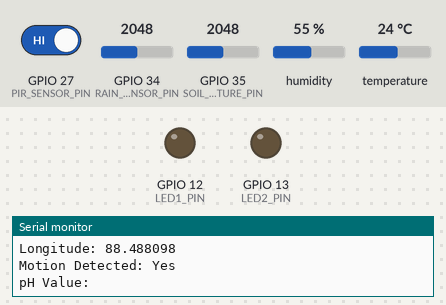
This sketch was run on a simulated ESP32. Parts: output pins drawn as LEDs (lit = HIGH), the last lines printed to the serial monitor. The inputs (shaded band) are chosen by the test bench; at power-on: GPIO 35 (SOIL_MOISTURE_PIN) = 2048, GPIO 27 (PIR_SENSOR_PIN) HIGH, GPIO 34 (RAIN_SENSOR_PIN) = 2048, humidity 55 %, temperature 24 °C. WiFi joins after 1.5 s; servers stay silent unless stated; pins used as bus, display or sensor lines are not drawn.

Above: at 3.2 s.
3.3 s: GPIO 35 (SOIL_MOISTURE_PIN) set to 3247
8.0 s: GPIO 35 (SOIL_MOISTURE_PIN) set to 3345
At 10.2 s:
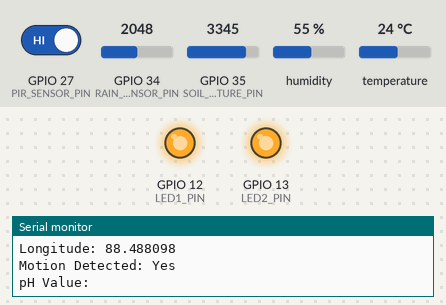
19.1 s: GPIO 35 (SOIL_MOISTURE_PIN) set to 1217
21.6 s: GPIO 35 (SOIL_MOISTURE_PIN) set to 1157
At 23.1 s:
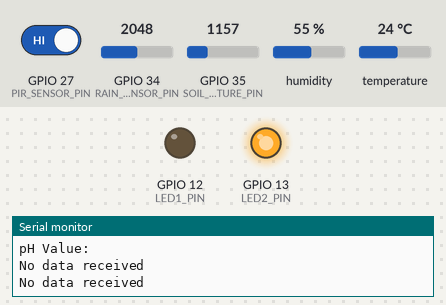
Timing chart, 0 to 24.3 s (numbered marks = the images above; inputs shaded):
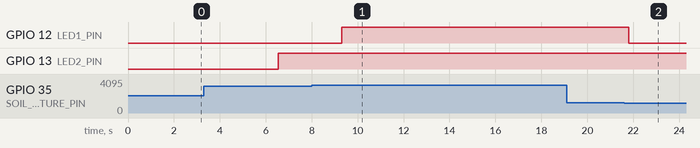

The sketch:

Smart_agro_7.ino
```cpp
#include <TinyGPS++.h>
#include <DHT.h>
#include <WiFi.h>
#include <HTTPClient.h>
#include <ArduinoJson.h>

// WiFi credentials
const char* ssid = "esp-access";
const char* password = "87654321";

// MAX485 control pins (you can adjust these to any available GPIO pins on the ESP32)
#define RE 32
#define DE 33

// Sensor pin definitions
#define SOIL_MOISTURE_PIN 35  // Soil moisture sensor analog pin
#define RAIN_SENSOR_PIN 34    // Rain sensor analog pin
#define DHT_PIN 26            // DHT11 sensor pin
#define DHT_TYPE DHT11        // Define the DHT sensor type
#define PIR_SENSOR_PIN 27     // PIR sensor digital pin

// LED pins
#define LED1_PIN 12           // LED for soil moisture condition
#define LED2_PIN 13           // LED for NPK condition

// Command bytes for Modbus RTU communication
const byte nitro[] = {0x01, 0x03, 0x00, 0x1e, 0x00, 0x01, 0xe4, 0x0c};  // Nitrogen
const byte phos[]  = {0x01, 0x03, 0x00, 0x1f, 0x00, 0x01, 0xb5, 0xcc};  // Phosphorous
const byte pota[]  = {0x01, 0x03, 0x00, 0x20, 0x00, 0x01, 0x85, 0xc0};  // Potassium

// GPS module (UART1 on ESP32)
TinyGPSPlus gps;
//HardwareSerial GPS_Serial(1);  // Use UART1 for GPS (TX=22, RX=23)

// pH Sensor (UART2 on ESP32, for example using TX=18, RX=19)
HardwareSerial PH_Serial(1);   // Use UART2 for pH sensor (TX=18, RX=19)

// Use UART2 for communication (TX=17, RX=16 by default)
HardwareSerial mod(2);

// DHT sensor
DHT dht(DHT_PIN, DHT_TYPE);

// API endpoint
const char* api_endpoint = "http://13.60.36.216/api/insert_details";

byte values[11];
unsigned long previousMillis = 0;  // Store the last time sendDataToAPI was called
const long interval = 30000;       // Interval to call sendDataToAPI (1 minute)

void setup() {
  // Initialize serial monitor for debugging
  Serial.begin(115200);

  // Initialize WiFi connection
  connectToWiFi();

  // Initialize UART2 for RS485 communication
  mod.begin(9600, SERIAL_8N1, 16, 17); // RX=16, TX=17 (you can adjust these pins if necessary)

  // Initialize pH sensor communication (UART2, pH sensor connected to RX=19, TX=18)
  PH_Serial.begin(9600, SERIAL_8N1, 19, 18);

  // Set RE and DE pins for RS485
  pinMode(RE, OUTPUT);
  pinMode(DE, OUTPUT);

  // Initialize LED pins
  pinMode(LED1_PIN, OUTPUT);
  pinMode(LED2_PIN, OUTPUT);

  // Initialize soil moisture and rain sensor pins
  pinMode(SOIL_MOISTURE_PIN, INPUT);
  pinMode(RAIN_SENSOR_PIN, INPUT);

  // Initialize PIR sensor pin
  pinMode(PIR_SENSOR_PIN, INPUT);

  // Initialize DHT sensor
  dht.begin();

  Serial.println("NPK Sensor, Soil Moisture, Rain Sensor, GPS, DHT11, PIR Sensor, and pH Sensor Communication Initialized...");
}

void loop() {
  byte val1, val2, val3;
  int soilMoisturePercentage;
  String rainDescription;
  float latitude, longitude;
  latitude= 22.5553608;
  longitude= 88.488099;
  float temperature, humidity;
  bool motionDetected;
  String phValue = "";  // Default pH value in case parsing fails

  // Fetch Nitrogen, Phosphorous, and Potassium values
  val1 = nitrogen();
  val2 = phosphorous();
  val3 = potassium();

  // Fetch soil moisture and rain sensor values
  soilMoisturePercentage = readSoilMoisture();
  rainDescription = readRainSensor();  // Get rain description as string

  // Fetch temperature and humidity from DHT11 sensor
  temperature = dht.readTemperature();
  humidity = dht.readHumidity();

  // Read PIR sensor state (HIGH = motion detected, LOW = no motion)
  motionDetected = digitalRead(PIR_SENSOR_PIN);

  // Fetch and parse the pH sensor data over UART
  phValue = fetchPHData();

  // Control LED1 based on soil moisture value
  bool water_pump_status = false;  // Default to off
  if (soilMoisturePercentage < 20) {
    digitalWrite(LED1_PIN, HIGH);  // Turn on LED1
    water_pump_status = true;      // Set water pump status to on
  } else if (soilMoisturePercentage > 70) {
    digitalWrite(LED1_PIN, LOW);   // Turn off LED1
    water_pump_status = false;     // Set water pump status to off
  }

  // Control LED2 based on NPK values (Nitrogen, Phosphorus, and Potassium)
  bool fertilizer_pump_status = false;  // Default to off
  if (val1 < 40 && val2 < 40 && val3 < 80) {
    digitalWrite(LED2_PIN, HIGH);  // Turn on LED2
    fertilizer_pump_status = true;  // Set fertilizer pump status to on
  } else if (val1 > 80 && val2 > 80 && val3 > 80) {
    digitalWrite(LED2_PIN, LOW);   // Turn off LED2
    fertilizer_pump_status = false;  // Set fertilizer pump status to off
  }

  //Print values from all sensors before forming the JSON object
  Serial.println("Sensor Values:");
  Serial.print("Nitrogen: ");
  Serial.println(val1);
  Serial.print("Phosphorous: ");
  Serial.println(val2);
  Serial.print("Potassium: ");
  Serial.println(val3);
  Serial.print("Soil Moisture: ");
  Serial.println(soilMoisturePercentage);
  Serial.print("Rainfall: ");
  Serial.println(rainDescription);
  Serial.print("Temperature: ");
  Serial.println(temperature);
  Serial.print("Humidity: ");
  Serial.println(humidity);
  Serial.print("Latitude: ");
  Serial.println(latitude, 6);
  Serial.print("Longitude: ");
  Serial.println(longitude, 6);
  Serial.print("Motion Detected: ");
  Serial.println(motionDetected ? "Yes" : "No");
  Serial.print("pH Value: ");
  Serial.println(phValue);

  // Get the current time in milliseconds
  unsigned long currentMillis = millis();

  // Check if 1 minute (60000 ms) has passed
  if (currentMillis - previousMillis >= interval) {
    // Save the last time sendDataToAPI was called
    previousMillis = currentMillis;

    // Prepare the JSON object
    StaticJsonDocument<500> jsonDoc;
    jsonDoc["nitrogen"] = String(val1);
    jsonDoc["phosphorus"] = String(val2);
    jsonDoc["potassium"] = String(val3);
    jsonDoc["soil_moisture"] = String(soilMoisturePercentage);
    jsonDoc["temperature"] = String(temperature);
    jsonDoc["humidity"] = String(humidity);
    jsonDoc["rainfall"] = rainDescription;  // Use the string describing the rainfall
    jsonDoc["ph"] = phValue;  // Use the parsed pH value
    jsonDoc["latitude"] = String(latitude, 6);
    jsonDoc["longitude"] = String(longitude, 6);
    jsonDoc["motion_status"] = motionDetected;
    jsonDoc["water_pump_status"] = water_pump_status;  // Set water_pump_status based on LED1
    jsonDoc["fertilizer_pump_status"] = fertilizer_pump_status;  // Set fertilizer_pump_status based on LED2
    jsonDoc["fertilizer_level"] = 50;  // Example value (replace with actual sensor data)
    jsonDoc["battery_status"] = 99;  // Example value (replace with actual sensor data)
    jsonDoc["override_fertilizer_pump"] = false;  // Example value
    jsonDoc["override_water_pump"] = true;  // Example value

    // Send the JSON data to the API
    sendDataToAPI(jsonDoc);
  }

  // Delay of 1 second for the rest of the loop
  delay(1000);
}

byte nitrogen() {
  return readSensor(nitro);
}

byte phosphorous() {
  return readSensor(phos);
}

byte potassium() {
  return readSensor(pota);
}

byte readSensor(const byte* command) {
  // Send command to the sensor via RS485
  digitalWrite(DE, HIGH);
  digitalWrite(RE, HIGH);
  delay(10);

  mod.write(command, 8);
  delay(10); // Wait for the command to be sent

  // Switch to receive mode
  digitalWrite(DE, LOW);
  digitalWrite(RE, LOW);

  delay(100); // Wait for sensor response

  // Read the response (7 bytes expected: 1 device address, 1 function code, 1 byte count, 2 data bytes, 2 CRC bytes)
  if (mod.available()) {
    for (int i = 0; i < 7; i++) {
      values[i] = mod.read();
    }

    // Return the data byte (values[3] and values[4] make up the 16-bit data)
    return (values[3] << 8) | values[4];  // Assuming the data is in bytes 3 and 4
  } else {
    Serial.println("No data received");
    return 0;
  }
}

int readSoilMoisture() {
  // Read the analog value from the soil moisture sensor
  int soilMoistureValue = analogRead(SOIL_MOISTURE_PIN);

  // Map the analog value (typically 0-4095) to a percentage (0-100%)
  int soilMoisturePercentage = map(soilMoistureValue, 4095, 0, 0, 100);

  return soilMoisturePercentage;
}

// Read rain sensor and return the rainfall description as a string
String readRainSensor() {
  // Read the analog value from the rain sensor
  int rainValue = analogRead(RAIN_SENSOR_PIN);

  // Map the analog value (typically 0-4095) to a percentage (0-100%)
  int rainPercentage = map(rainValue, 4095, 0, 0, 100);

  // Return rainfall description based on the percentage
  if (rainPercentage < 5) {
    return "No Rainfall";
  } else if (rainPercentage >= 5 && rainPercentage < 30) {
    return "Light Rainfall";
  } else if (rainPercentage >= 30 && rainPercentage < 60) {
    return "Moderate Rainfall";
  } else {
    return "Heavy Rainfall";
  }
}

// Fetch and parse the pH data from UART (PH:8.27, W:35, L:18, T:28 format)
String fetchPHData() {
  String pHData = "";
  String phValue = "";

  // Check if data is available from the pH sensor
  while (PH_Serial.available() > 0) {
    char c = PH_Serial.read();
    pHData += c;
  }

  // Parse the pH value if the format is correct
  if (true) {
    int startIndex = pHData.indexOf("PH:") + 3;
    int endIndex = pHData.indexOf(",", startIndex);
    if (startIndex != -1 && endIndex != -1) {
      phValue = pHData.substring(startIndex, endIndex);
      //Serial.print("Parsed pH Value: ");
      //Serial.println(phValue);
    }
  } else {
    Serial.println("pH data not received or incorrect format");
  }

  return phValue;
}

void connectToWiFi() {
  Serial.print("Connecting to WiFi...");
  WiFi.begin(ssid, password);

  while (WiFi.status() != WL_CONNECTED) {
    delay(1000);
    Serial.print(".");
  }

  Serial.println();
  Serial.println("Connected to WiFi");
}

void sendDataToAPI(const JsonDocument& jsonDoc) {
  if (WiFi.status() == WL_CONNECTED) {
    HTTPClient http;

    http.begin(api_endpoint);  // Specify the URL
    http.addHeader("Content-Type", "application/json");  // Specify content-type header

    // Serialize the JSON document to a string
    String requestBody;
    serializeJson(jsonDoc, requestBody);

    // Send the POST request
    int httpResponseCode = http.POST(requestBody);

    // Print the response code
    if (httpResponseCode > 0) {
      String response = http.getString();  // Get the response to the request
      Serial.print("HTTP Response code: ");
      Serial.println(httpResponseCode);
      Serial.println("Response from server: ");
      Serial.println(response);
    } else {
      Serial.print("Error on sending POST: ");
      Serial.println(httpResponseCode);
    }

    // End the HTTP connection
    http.end();
  } else {
    Serial.println("WiFi not connected");
  }
}
```

Measured:
- the behaviour switches between 3276 and 3277 on GPIO 35 (SOIL_MOISTURE_PIN) (found by bisection; images 0 and 1)
- the behaviour switches between 1188 and 1187 on GPIO 35 (SOIL_MOISTURE_PIN) (found by bisection; images 1 and 2)
- after the input at 8.0 s, GPIO 12 (LED1_PIN): LOW → HIGH after 1.3 s
- after the input at 21.6 s, GPIO 12 (LED1_PIN): HIGH → LOW after 0.21 s
